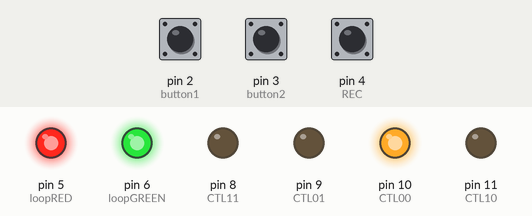
Recording of a sketch running on a simulated Arduino Uno, built with avr-gcc and run on an emulated ATmega328P. Shown: output pins drawn as LEDs (lit = HIGH). The inputs (shaded band) are chosen by the test bench; at power-on: pin 2 (button1) HIGH, pin 3 (button2) HIGH, pin 4 (REC) HIGH.

Above: at 1.2 s.
1.3 s: pin 2 (button1) pulled LOW for 0.15 s
At 1.62 s:
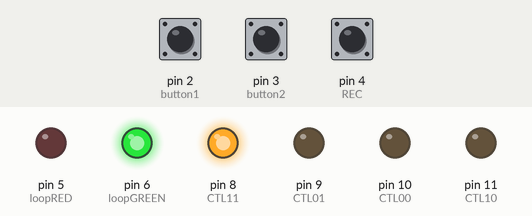
3.3 s: pin 3 (button2) pulled LOW for 0.15 s
At 3.62 s:
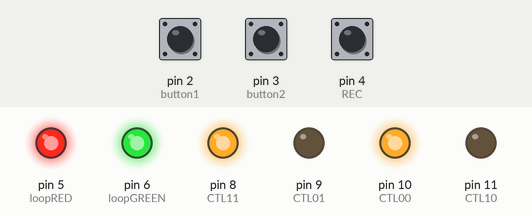
5.2 s: pin 2 (button1) pulled LOW for 1 s
At 6.8 s:
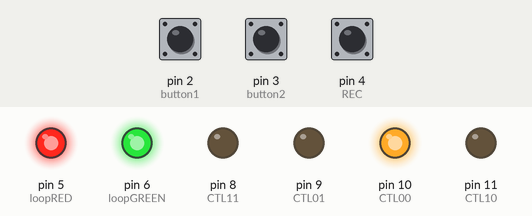
7.7 s: pin 3 (button2) pulled LOW for 1 s
At 8.75 s:
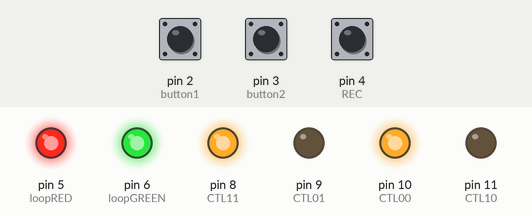
10.2 s: pin 3 (button2) pulled LOW for 3.2 s
At 13.6 s:
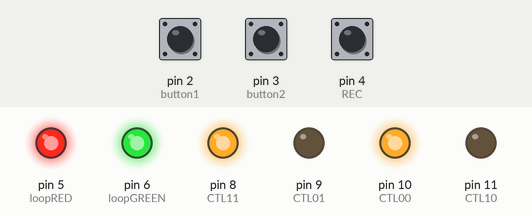
15.3 s: pin 2 (button1) pulled LOW for 3.2 s
At 19.9 s:
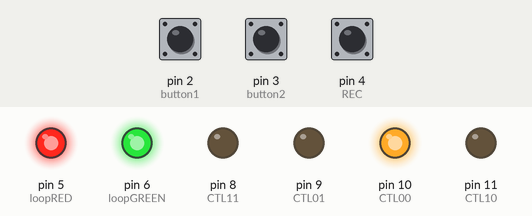
Timing chart, 0 to 21.3 s (numbered marks = the images above; inputs shaded):
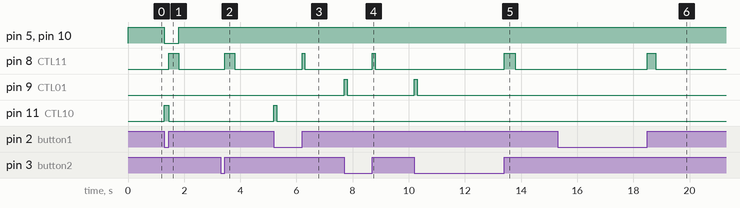

Measured:
- after the input at 1.3 s, pin 5 (loopRED), pin 10 (CTL00): HIGH → LOW at once, → HIGH 0.50 s later; pin 8 (CTL11): LOW → HIGH after 0.15 s, → LOW 0.35 s later; pin 11 (CTL10): LOW → HIGH at once, → LOW 0.15 s later
- after the input at 3.3 s, pin 8 (CTL11): LOW → HIGH after 0.15 s, → LOW 0.35 s later
- after the input at 5.2 s, pin 8 (CTL11): LOW → HIGH after 1.0 s, → LOW 0.10 s later; pin 11 (CTL10): LOW → HIGH at once, → LOW 0.10 s later
- after the input at 7.7 s, pin 8 (CTL11): LOW → HIGH after 1.0 s, → LOW 0.10 s later; pin 9 (CTL01): LOW → HIGH at once, → LOW 0.10 s later
- after the input at 10.2 s, pin 8 (CTL11): LOW → HIGH after 3.2 s, → LOW 0.40 s later; pin 9 (CTL01): LOW → HIGH at once, → LOW 0.10 s later
- after the input at 15.3 s, pin 8 (CTL11): LOW → HIGH after 3.2 s, → LOW 0.30 s later

The sketch:

patterner.ino
```cpp
// (licence header left out)
#include <Metro.h>

const byte CTL00 = 10;
const byte CTL01 = 9;
const byte CTL10 = 11;
const byte CTL11 = 8;
const byte button1 = 2;
const byte button2 = 3;
const byte REC = 4;
const byte SPEED = A0;
const byte loopRED = 5;
const byte loopGREEN = 6;
Metro reset = Metro(500);
Metro loopMetro = Metro(0);
Metro playbackMetro = Metro(0);

// buffers to record state/duration combinations
// This is the maximum number of samples in bytes that can be stored.
int maxSamples = 300;

// Create a states array to record up to this number of on and off states.
byte states[300];

// Create a durations array and we can have up to this many duration times.
unsigned int durations[300];

// Initialize the index for the Playback array to 0
// Initialize the index for the Record array to 1
volatile int idxPlayback  = 0;
volatile int idxRecord    = 0;

int sampleLength = 2;   // 2 ms

// 2=>half SPEED, 0.5=>double SPEED, change this if you want to play back
// slower or faster than the recorded rate.
volatile float playbackRate = 1;
volatile float recordRate=1;

volatile boolean button1ON = false;
volatile boolean button2ON = false;
volatile boolean recON = false;

volatile unsigned long seqDuration=0;

enum loopStatus {
  armed,
  recording,
  playing,
  paused,
  emptyLoop};

volatile loopStatus loopState = emptyLoop;

// Interrupt setup

void pciSetup(byte pin)
{
  *digitalPinToPCMSK(pin) |= bit (digitalPinToPCMSKbit(pin));  // enable pin
  PCIFR  |= bit (digitalPinToPCICRbit(pin)); // clear any outstanding interrupt
  PCICR  |= bit (digitalPinToPCICRbit(pin)); // enable interrupt for the group
}

// Interrupt Service Routine (ISR)
ISR (PCINT2_vect)
{
  // react to button1 release
  if (digitalRead (button1) == LOW && button1ON==true){

    button1ON = false;
    digitalWrite(CTL01, LOW);
    digitalWrite(CTL11, LOW);
    if(button2ON){
        digitalWrite(CTL10, HIGH);
    }else{
      digitalWrite(CTL00, HIGH);
    }
  }

  // react to button1 press
  if(digitalRead(button1)==HIGH && button1ON==false){
    //      Serial.print("doing 1");
    button1ON = true;
    if(button2ON){
      digitalWrite(CTL10, LOW);
      digitalWrite(CTL11, HIGH);
    }else{
      digitalWrite(CTL00, LOW);
      digitalWrite(CTL01, HIGH);
    }


    if(loopState==armed){
      float dimmerVal = analogRead(SPEED);
      recordRate = (dimmerVal/1023 *1.5)+0.5;
      playbackRate = recordRate;

      loopState=recording;
      recordingLED();
      memset(states, 0, sizeof(states));        // Set the size of the states array
      memset(durations, 0, sizeof(durations));  // Set the size of the durations array
      idxRecord = 0;     // reset record idx just to make playback start point obvious
      return;
    }
  }

  // react to button2 release
  if (digitalRead (button2) == LOW && button2ON==true){

    button2ON = false;
    digitalWrite(CTL10, LOW);
    digitalWrite(CTL11, LOW);
    if(button1ON){
        digitalWrite(CTL01, HIGH);
    }else{
      digitalWrite(CTL00, HIGH);
    }

  }

  // react to button2 press
  if(digitalRead(button2)==HIGH && button2ON==false){
    //      Serial.print("doing 1");
    button2ON = true;
    if(button1ON){
      digitalWrite(CTL01, LOW);
      digitalWrite(CTL11, HIGH);
    }else{
      digitalWrite(CTL00, LOW);
      digitalWrite(CTL10, HIGH);
    }

    if(loopState==armed){
      float dimmerVal = analogRead(SPEED);
      recordRate = (dimmerVal/1023 *1.5)+0.5;
      playbackRate = recordRate;

      loopState=recording;
      recordingLED();
      memset(states, 0, sizeof(states));        // Set the size of the states array
      memset(durations, 0, sizeof(durations));  // Set the size of the durations array
      idxRecord = 0;     // reset record idx just to make playback start point obvious
      return;
    }
  }

  // react to REC release
  if (digitalRead (REC) == LOW && recON==true){
    recON = false;

  }

  // react to REC press
  if(digitalRead(REC)==HIGH && recON==false){
    recON = true;
    reset.reset();
    //            Serial.print("off");

    if(loopState==recording){
      seqDuration=0;
      for(int i=0;i<idxRecord+1;i++){
        seqDuration+=durations[i];
      }

      loopMetro.interval(0);
      loopState=playing;
      playingLED();
      return;
    }

    if(loopState==playing){
      offLED();
      pauseLED();
      loopState=paused;


      return;
    }

    if(loopState==paused){
      playingLED();
      playbackMetro.reset();
      playbackMetro.interval(0);
      idxPlayback=0;
      loopState=playing;
      return;
    }

    if(loopState==emptyLoop){
      loopState=armed;
      recordingLED();
      return;
    }
  }
}
// LED helper functions
void playingLED(){
  digitalWrite(loopRED,HIGH);
  digitalWrite(loopGREEN,LOW);
}

void recordingLED(){
  digitalWrite(loopRED,LOW);
  digitalWrite(loopGREEN,HIGH);
}

void pauseLED(){
  digitalWrite(loopRED,LOW);
  digitalWrite(loopGREEN,LOW);
}

void offLED(){
  digitalWrite(loopRED,HIGH);
  digitalWrite(loopGREEN,HIGH);
  digitalWrite(CTL00, HIGH);
  digitalWrite(CTL01,LOW);
  digitalWrite(CTL10,LOW);
  digitalWrite(CTL11,LOW);
}

// setup
void setup ()
{
//  buttons
pinMode(button1, INPUT);
pinMode(button2, INPUT);
pinMode(REC, INPUT);

// button iterrupts setup
pciSetup(button1);
pciSetup(button2);
pciSetup(REC);

//  CTL outputs
pinMode(CTL00, OUTPUT);
pinMode(CTL01, OUTPUT);
pinMode(CTL10,OUTPUT);
pinMode(CTL11,OUTPUT);

// LEDS
pinMode(loopRED, OUTPUT);
pinMode(loopGREEN, OUTPUT);
offLED();

//  Potentiometers for playback speed
pinMode(SPEED,INPUT_PULLUP);

}  // end of setup

// main loop
void loop ()
{
  if(recON==true && reset.check()==true){
    loopState=emptyLoop;
    memset(states, 0, sizeof(states));        // Set the size of the states array
    memset(durations, 0, sizeof(durations));  // Set the size of the durations array
    idxRecord = 0;     // reset record idx just to make playback start point obvious
    loopMetro.reset();
    loopMetro.interval(0);
    offLED();

  }
  if(loopState==recording) {
    recordLoop();        // perform the recording loop function
  }
  if(loopState==playing){
    playbackLoop();      // perform the playback loop function
  }
}

// playback loop
void playbackLoop()
{
  if(loopMetro.check()==true){
    loopMetro.reset();
    idxPlayback=0;
    float dimmerVal = analogRead(SPEED);
    playbackRate = (dimmerVal/1023 *1.5)+0.5;
    loopMetro.interval(seqDuration*playbackRate/recordRate);

    playbackMetro.interval(0);
    playbackMetro.reset();

  }

  if(playbackMetro.check()==true){
    playbackMetro.reset();
    float dimmerVal = analogRead(SPEED);
    playbackRate = (dimmerVal/1023 *1.5)+0.5;
    loopMetro.interval(seqDuration*playbackRate/recordRate);
    // play the loop back at the desired SPEED

    if(states[idxPlayback]==0){
      digitalWrite(CTL00, HIGH);
      digitalWrite(CTL01, LOW);
      digitalWrite(CTL10, LOW);
      digitalWrite(CTL11, LOW);
    }

    if(states[idxPlayback]==1){
      digitalWrite(CTL00, LOW);
      digitalWrite(CTL01, HIGH);
      digitalWrite(CTL10, LOW);
      digitalWrite(CTL11, LOW);
    }
    if(states[idxPlayback]==2){
      digitalWrite(CTL00, LOW);
      digitalWrite(CTL01, LOW);
      digitalWrite(CTL10, HIGH);
      digitalWrite(CTL11, LOW);
    }
    if(states[idxPlayback]==3){
      digitalWrite(CTL00, LOW);
      digitalWrite(CTL01, LOW);
      digitalWrite(CTL10, LOW);
      digitalWrite(CTL11, HIGH);
    }

    playbackMetro.interval(durations[idxPlayback] * playbackRate/recordRate);
    idxPlayback++;                                   // increment the playback index so we can play the next value
    if(idxPlayback == maxSamples) { idxPlayback=0; } // repeat the recorded loop when we reach the maximum number of samples
  }
}

// record loop
void recordLoop() {
  byte state = 0;
  if(button1ON){
    state = state + 1;
  }
  if(button2ON){
    state = state + 2;
  }

  if(states[idxRecord] == state) {
    // if the state is not changed, add to duration of current state
    durations[idxRecord] += sampleLength;
  } else {
    // if the state is changed, go to next index (idx) and set default duration of 2ms
    idxRecord++;
    if(idxRecord == maxSamples) { idxRecord = 0; } // reset idx if max array size reached
    states[idxRecord] = state;                     // save the state to the states array by index
    durations[idxRecord] = sampleLength;           // save the duration of the sample to the durations array by index
  }

  delay(sampleLength); // slow the loop to a time constant so we can reproduce the timeliness of the recording
}
```
